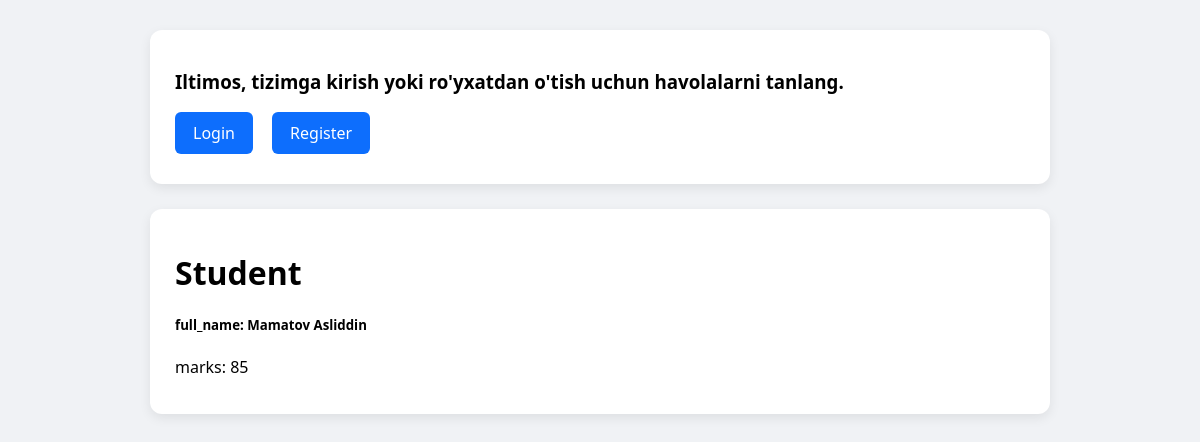
The app's page /student/, older data.
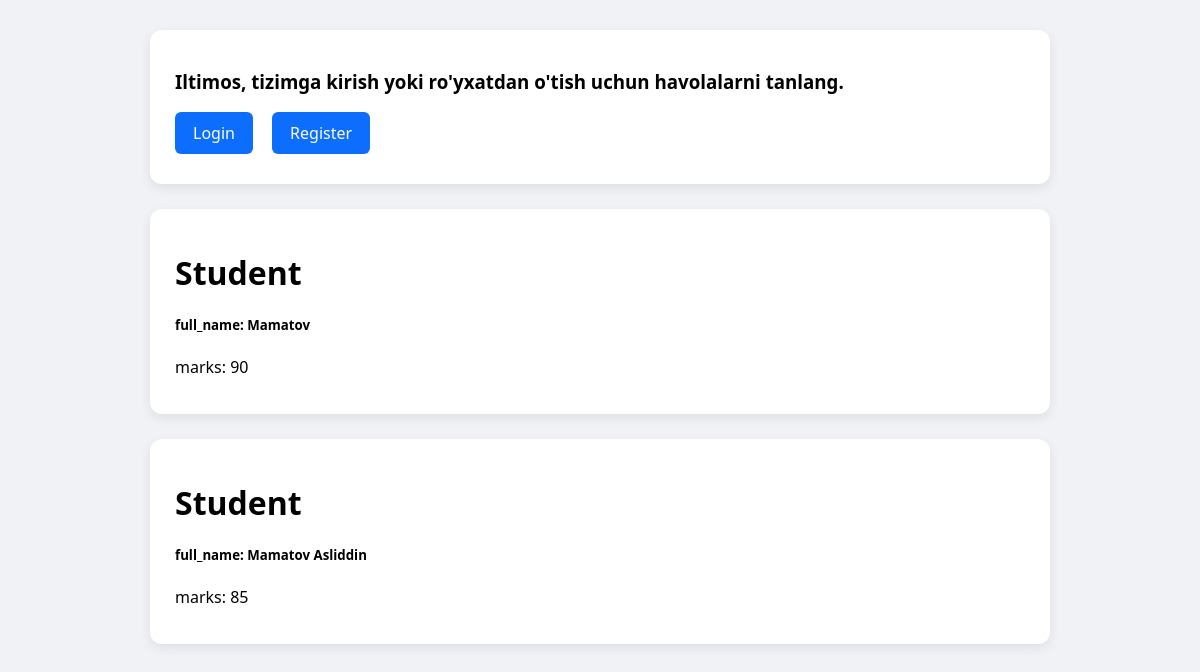
The same page, newer data.
### students/models.py (models this page shows, shortened)
class Student(models.Model):
    full_name = models.CharField(max_length=100)
    grade = models.IntegerField()
    is_active = models.BooleanField(default=True)
    marks = models.IntegerField(default=0)
    class Meta:
        db_table = 'student'
        ordering = ['full_name']
        verbose_name = 'Student'
        verbose_name_plural = 'Students'

### students/views.py (the view)
# urls.py: path('student/', views.student_list, name='student_list'),
def student_list(request):
    student_list = Student.objects.all()
    return render(request, 'student/list.html', {'student_list': student_list})

### Template/student/list.html (shortened to what this page needs)
{% extends 'base.html' %}
{% load static %}
{% block content %}
<div class="row">
    {% for student in student_list %}
        <div class="card">
            <div class="card-header">
                <h1>Student</h1>
            </div>
            <div class="card-body">
                <h5 class="card-text">
                    full_name: {{ student.full_name }}
                </h5>
                <p class="card-text">marks: {{ student.marks }}</p>
            </div>
        </div>
    {% endfor %}
</div>
{% endblock %}

Row changes from the older to the newer data that the page shows:
added Student: full_name "Mamatov", marks "90"
